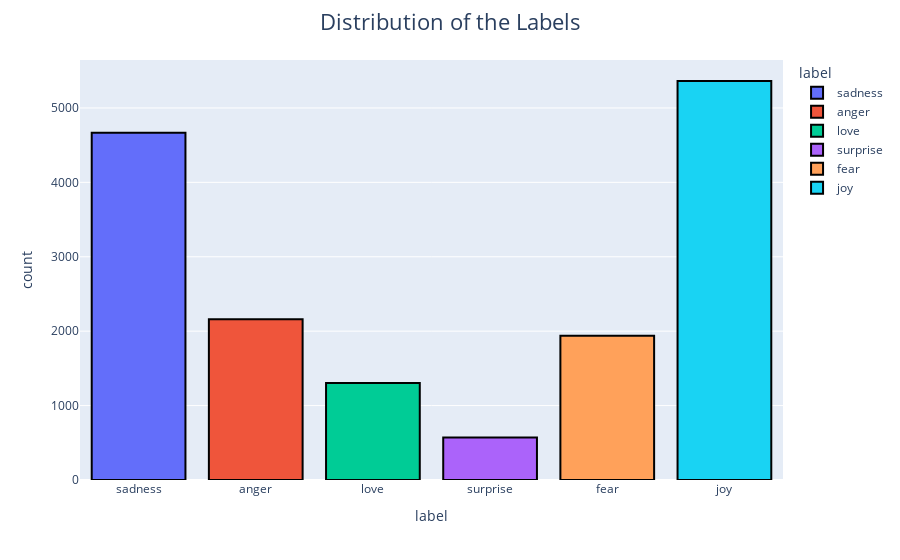

The notebook cell saved with this chart:
### Code cell
# Label Distribution

fig = px.histogram(train, x='label', color='label')

fig.update_traces(marker=dict(line=dict(color='#000000', width=2)))

fig.update_layout(title_text='Distribution of the Labels',
                  title_x=0.5,
                  title_font=dict(size=22))
fig.show()

### Figure 1 — Plotly figure (JSON) as saved in the notebook; plotly's stock layout.template omitted (floating-point values rounded to 4 significant figures; data arrays with more than 128 entries replaced by an {"elided": "..."} marker saying what was removed)
{"data": [{"alignmentgroup": "True", "bingroup": "x", "hovertemplate": "label=%{x}<br>count=%{y}<extra></extra>", "legendgroup": "sadness", "marker": {"color": "#636efa", "line": {"color": "#000000", "width": 2}}, "name": "sadness", "offsetgroup": "sadness", "orientation": "v", "showlegend": true, "type": "histogram", "x": {"elided": "4666 str values"}, "xaxis": "x", "yaxis": "y"}, {"alignmentgroup": "True", "bingroup": "x", "hovertemplate": "label=%{x}<br>count=%{y}<extra></extra>", "legendgroup": "anger", "marker": {"color": "#EF553B", "line": {"color": "#000000", "width": 2}}, "name": "anger", "offsetgroup": "anger", "orientation": "v", "showlegend": true, "type": "histogram", "x": {"elided": "2159 str values"}, "xaxis": "x", "yaxis": "y"}, {"alignmentgroup": "True", "bingroup": "x", "hovertemplate": "label=%{x}<br>count=%{y}<extra></extra>", "legendgroup": "love", "marker": {"color": "#00cc96", "line": {"color": "#000000", "width": 2}}, "name": "love", "offsetgroup": "love", "orientation": "v", "showlegend": true, "type": "histogram", "x": {"elided": "1304 str values"}, "xaxis": "x", "yaxis": "y"}, {"alignmentgroup": "True", "bingroup": "x", "hovertemplate": "label=%{x}<br>count=%{y}<extra></extra>", "legendgroup": "surprise", "marker": {"color": "#ab63fa", "line": {"color": "#000000", "width": 2}}, "name": "surprise", "offsetgroup": "surprise", "orientation": "v", "showlegend": true, "type": "histogram", "x": {"elided": "572 str values"}, "xaxis": "x", "yaxis": "y"}, {"alignmentgroup": "True", "bingroup": "x", "hovertemplate": "label=%{x}<br>count=%{y}<extra></extra>", "legendgroup": "fear", "marker": {"color": "#FFA15A", "line": {"color": "#000000", "width": 2}}, "name": "fear", "offsetgroup": "fear", "orientation": "v", "showlegend": true, "type": "histogram", "x": {"elided": "1937 str values"}, "xaxis": "x", "yaxis": "y"}, {"alignmentgroup": "True", "bingroup": "x", "hovertemplate": "label=%{x}<br>count=%{y}<extra></extra>", "legendgroup": "joy", "marker": {"color": "#19d3f3", "line": {"color": "#000000", "width": 2}}, "name": "joy", "offsetgroup": "joy", "orientation": "v", "showlegend": true, "type": "histogram", "x": {"elided": "5362 str values"}, "xaxis": "x", "yaxis": "y"}], "layout": {"autosize": true, "barmode": "relative", "legend": {"title": {"text": "label"}, "tracegroupgap": 0}, "margin": {"t": 60}, "title": {"font": {"size": 22}, "text": "Distribution of the Labels", "x": 0.5}, "xaxis": {"anchor": "y", "autorange": true, "categoryarray": ["sadness", "anger", "love", "surprise", "fear", "joy"], "categoryorder": "array", "domain": [0, 1], "range": [-0.5, 5.5], "title": {"text": "label"}, "type": "category"}, "yaxis": {"anchor": "x", "autorange": true, "domain": [0, 1], "range": [0, 5644.0], "title": {"text": "count"}}}}
